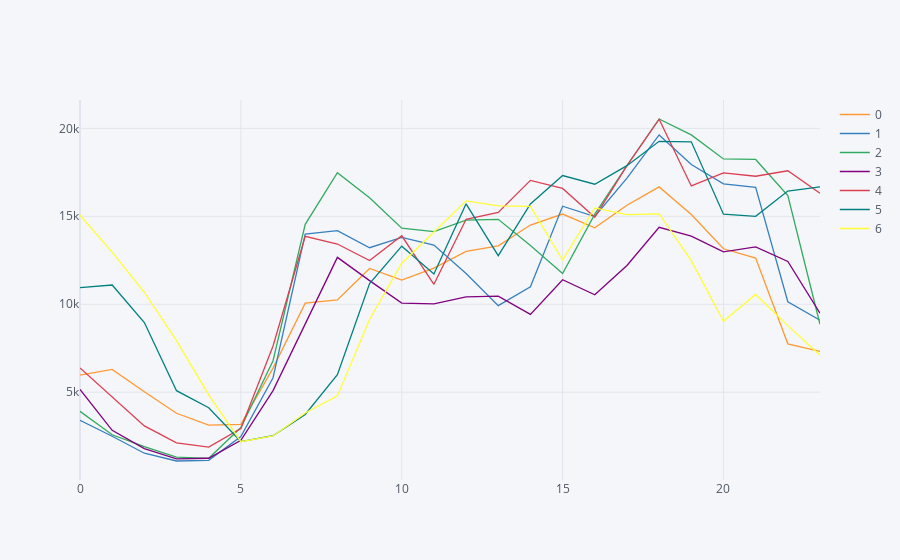

Write notebook code for a chart like this one.
### Code cell
# trip numbers for each hours per weekdays
df.groupby(['hour', 'weekday'])['cnt'].mean().unstack().iplot()
# Wed, Fri have highest trip numbers

### Figure 1 — Plotly figure (JSON) as saved in the notebook; plotly's stock layout.template omitted (floating-point values rounded to 4 significant figures)
{"data": [{"line": {"color": "rgba(255, 153, 51, 1.0)", "dash": "solid", "shape": "linear", "width": 1.3}, "mode": "lines", "name": "0", "text": "", "type": "scatter", "x": [0, 1, 2, 3, 4, 5, 6, 7, 8, 9, 10, 11, 12, 13, 14, 15, 16, 17, 18, 19, 20, 21, 22, 23], "y": [5970.0, 6293.0, 5024, 3801, 3124.0, 3174.0, 6369.0, 10060.0, 10250.0, 12040.0, 11370.0, 12060.0, 13000.0, 13320.0, 14504, 15130.0, 14350.0, 15630.0, 16671, 15103, 13150.0, 12620.0, 7749.0, 7319.0]}, {"line": {"color": "rgba(55, 128, 191, 1.0)", "dash": "solid", "shape": "linear", "width": 1.3}, "mode": "lines", "name": "1", "text": "", "type": "scatter", "x": [0, 1, 2, 3, 4, 5, 6, 7, 8, 9, 10, 11, 12, 13, 14, 15, 16, 17, 18, 19, 20, 21, 22, 23], "y": [3400, 2495.0, 1528.0, 1086.0, 1123.0, 2472.0, 5820.0, 13980.0, 14190.0, 13210.0, 13800.0, 13361, 11750.0, 9922.0, 11000.0, 15570.0, 14990.0, 17169, 19620.0, 17945, 16840.0, 16640.0, 10140.0, 9093.0]}, {"line": {"color": "rgba(50, 171, 96, 1.0)", "dash": "solid", "shape": "linear", "width": 1.3}, "mode": "lines", "name": "2", "text": "", "type": "scatter", "x": [0, 1, 2, 3, 4, 5, 6, 7, 8, 9, 10, 11, 12, 13, 14, 15, 16, 17, 18, 19, 20, 21, 22, 23], "y": [3909.0, 2578.0, 1898, 1312.0, 1239.0, 2991.0, 6785.0, 14540.0, 17470.0, 16050.0, 14320.0, 14130.0, 14780.0, 14830.0, 13340.0, 11750.0, 15120.0, 17890.0, 20530.0, 19630.0, 18260.0, 18230.0, 16180.0, 8861.0]}, {"line": {"color": "rgba(128, 0, 128, 1.0)", "dash": "solid", "shape": "linear", "width": 1.3}, "mode": "lines", "name": "3", "text": "", "type": "scatter", "x": [0, 1, 2, 3, 4, 5, 6, 7, 8, 9, 10, 11, 12, 13, 14, 15, 16, 17, 18, 19, 20, 21, 22, 23], "y": [5161.0, 2831.0, 1796.0, 1202, 1244.0, 2265, 5090.0, 8900, 12670.0, 11340.0, 10063, 10030.0, 10410.0, 10460.0, 9423.0, 11390.0, 10539, 12204, 14371, 13880.0, 12980, 13250.0, 12430.0, 9487.0]}, {"line": {"color": "rgba(219, 64, 82, 1.0)", "dash": "solid", "shape": "linear", "width": 1.3}, "mode": "lines", "name": "4", "text": "", "type": "scatter", "x": [0, 1, 2, 3, 4, 5, 6, 7, 8, 9, 10, 11, 12, 13, 14, 15, 16, 17, 18, 19, 20, 21, 22, 23], "y": [6375, 4741, 3081, 2118.0, 1880.0, 2934, 7627.0, 13857, 13420.0, 12480.0, 13890.0, 11130.0, 14830.0, 15220.0, 17040.0, 16580.0, 14950.0, 17880.0, 20521, 16730.0, 17470.0, 17277, 17590.0, 16310.0]}, {"line": {"color": "rgba(0, 128, 128, 1.0)", "dash": "solid", "shape": "linear", "width": 1.3}, "mode": "lines", "name": "5", "text": "", "type": "scatter", "x": [0, 1, 2, 3, 4, 5, 6, 7, 8, 9, 10, 11, 12, 13, 14, 15, 16, 17, 18, 19, 20, 21, 22, 23], "y": [10939, 11090.0, 8961, 5085, 4112.0, 2194, 2527.0, 3733.0, 5992, 11180.0, 13300.0, 11720, 15707, 12760.0, 15700.0, 17317, 16820.0, 17878, 19260.0, 19230.0, 15117, 15000, 16430.0, 16680.0]}, {"line": {"color": "rgba(255, 255, 51, 1.0)", "dash": "solid", "shape": "linear", "width": 1.3}, "mode": "lines", "name": "6", "text": "", "type": "scatter", "x": [0, 1, 2, 3, 4, 5, 6, 7, 8, 9, 10, 11, 12, 13, 14, 15, 16, 17, 18, 19, 20, 21, 22, 23], "y": [15060.0, 12960.0, 10680.0, 7927, 4847, 2184.0, 2508, 3816, 4789.0, 9135.0, 12330.0, 14110.0, 15875, 15590.0, 15560.0, 12510.0, 15470.0, 15090.0, 15130.0, 12481, 9029.0, 10560.0, 8784.0, 7100.0]}], "layout": {"legend": {"bgcolor": "#F5F6F9", "font": {"color": "#4D5663"}}, "paper_bgcolor": "#F5F6F9", "plot_bgcolor": "#F5F6F9", "title": {"font": {"color": "#4D5663"}}, "xaxis": {"gridcolor": "#E1E5ED", "showgrid": true, "tickfont": {"color": "#4D5663"}, "title": {"font": {"color": "#4D5663"}, "text": ""}, "zerolinecolor": "#E1E5ED"}, "yaxis": {"gridcolor": "#E1E5ED", "showgrid": true, "tickfont": {"color": "#4D5663"}, "title": {"font": {"color": "#4D5663"}, "text": ""}, "zerolinecolor": "#E1E5ED"}}}
